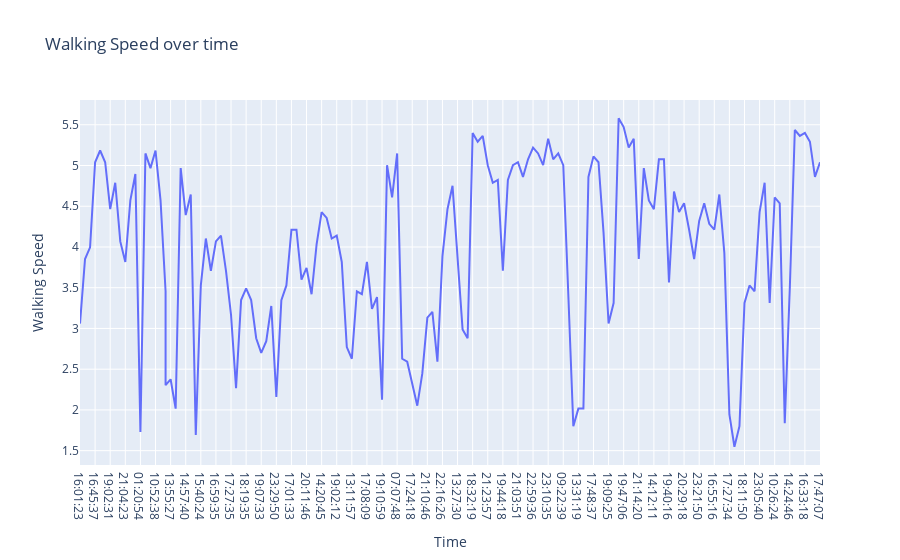

The notebook cell this image was saved under:
### Code cell
fig = px.line(data,x='Time',
             y='Walking Speed',
             title='Walking Speed over time')
fig.show()

### Figure 1 — Plotly figure (JSON) as saved in the notebook; plotly's stock layout.template omitted (floating-point values rounded to 4 significant figures; data arrays with more than 128 entries replaced by an {"elided": "..."} marker saying what was removed)
{"data": [{"hovertemplate": "Time=%{x}<br>Walking Speed=%{y}<extra></extra>", "legendgroup": "", "line": {"color": "#636efa", "dash": "solid"}, "marker": {"symbol": "circle"}, "mode": "lines", "name": "", "orientation": "v", "showlegend": false, "type": "scatter", "x": {"elided": "149 str values"}, "xaxis": "x", "y": {"elided": "149 float values"}, "yaxis": "y"}], "layout": {"legend": {"tracegroupgap": 0}, "title": {"text": "Walking Speed over time"}, "xaxis": {"anchor": "y", "domain": [0, 1], "title": {"text": "Time"}}, "yaxis": {"anchor": "x", "domain": [0, 1], "title": {"text": "Walking Speed"}}}}
